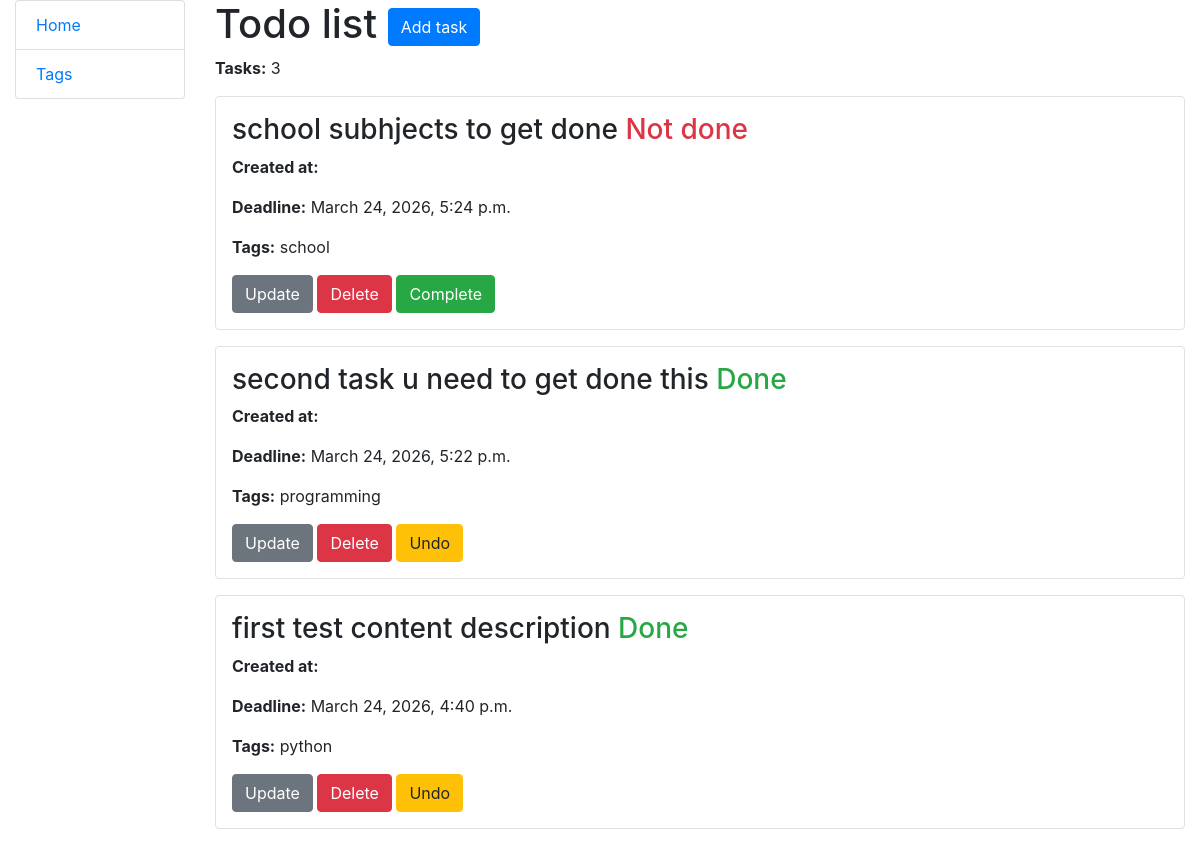
The page / on the database its author committed.
### todolist/models.py (models this page shows, shortened)
class Task(models.Model):
    content = models.TextField()
    date = models.DateTimeField(auto_now_add=True)
    deadline = models.DateTimeField(null=True, blank=True)
    done_or_no = models.BooleanField(default=False)
    tags = models.ManyToManyField(
        'Tag',
        related_name='tasks',
        blank=True,
    )

class Tag(models.Model):
    name = models.CharField(max_length=100)

### todolist/views.py (the view)
# urls.py: path("", TaskListView.as_view(), name="index"),
class TaskListView(generic.ListView):
    model = Task
    context_object_name = "tasks"
    template_name = "todolist/index.html"
    paginate_by = 10
    def get_queryset(self):
        return Task.objects.prefetch_related("tags").order_by("done_or_no", "-date")
    def get_context_data(self, **kwargs):
        context = super().get_context_data(**kwargs)
        context["num_tasks"] = Task.objects.count()
        return context

### templates/todolist/index.html
{% extends "base.html" %}
{% block content %}
  <h1>
    Todo list
    <a href="{% url 'todolist:task-create' %}" class="btn btn-primary">
      Add task
    </a>
  </h1>
  <strong>Tasks:</strong> {{ num_tasks }}
  {% for task in tasks %}
    <article class="mt-3 mb-3 p-3 border rounded">
      <h3>
        {{ task.content }}
        {% if task.done_or_no %}
          <span class="text-success">Done</span>
        {% else %}
          <span class="text-danger">Not done</span>
        {% endif %}
      </h3>
      <p><strong>Created at:</strong> {{ task.created_at }}</p>
      <p><strong>Deadline:</strong> {{ task.deadline|default:"No deadline" }}</p>
      <p>
        <strong>Tags:</strong>
        {% for tag in task.tags.all %}
          {{ tag.name }}{% if not forloop.last %}, {% endif %}
        {% empty %}
          No tags
        {% endfor %}
      </p>
      <a class="btn btn-secondary" href="{% url 'todolist:task-update' pk=task.id %}">
        Update
      </a>
      <a class="btn btn-danger" href="{% url 'todolist:task-delete' pk=task.id %}">
        Delete
      </a>
      {% if task.done_or_no %}
        <a class="btn btn-warning" href="{% url 'todolist:task-toggle' pk=task.id %}">
          Undo
        </a>
      {% else %}
        <a class="btn btn-success" href="{% url 'todolist:task-toggle' pk=task.id %}">
          Complete
        </a>
      {% endif %}
    </article>
  {% empty %}
    <p>No tasks yet.</p>
  {% endfor %}
{% endblock %}

### templates/base.html (shortened to what this page needs)
<!doctype html>
<html lang="en">
<head>
  <link rel="stylesheet"
      href="https://cdn.jsdelivr.net/npm/bootstrap@4.5.3/dist/css/bootstrap.min.css"
>
  {% load static %}
</head>
<body>
<div class="container-fluid">
  <div class="row">
    <div class="col-sm-2">
      {% block sidebar %}
        {% include 'includes/sidebar.html' %}
      {% endblock %}
    </div>
    <div class="col-sm-10">
      {% block content %}{% endblock %}
    </div>
  </div>
</div>
</body>
</html>

### templates/includes/sidebar.html
<ul class="sidebar-nav list-group">
  <li class="list-group-item"><a href="{% url 'todolist:index' %}">Home</a></li>
  <li class="list-group-item"><a href="{% url 'todolist:tags' %}">Tags</a></li>
</ul>

### rows shown on the page
Task: content "school subhjects to get done", done_or_no "Not done", deadline "March 24, 2026, 5:24 p.m."
Tag: name "school"
Task: content "second task u need to get done this", done_or_no "Done", deadline "March 24, 2026, 5:22 p.m."
Tag: name "programming"
Task: content "first test content description", done_or_no "Done", deadline "March 24, 2026, 4:40 p.m."
Tag: name "python"

### other values the page prints
{{ num_tasks }} "3"
